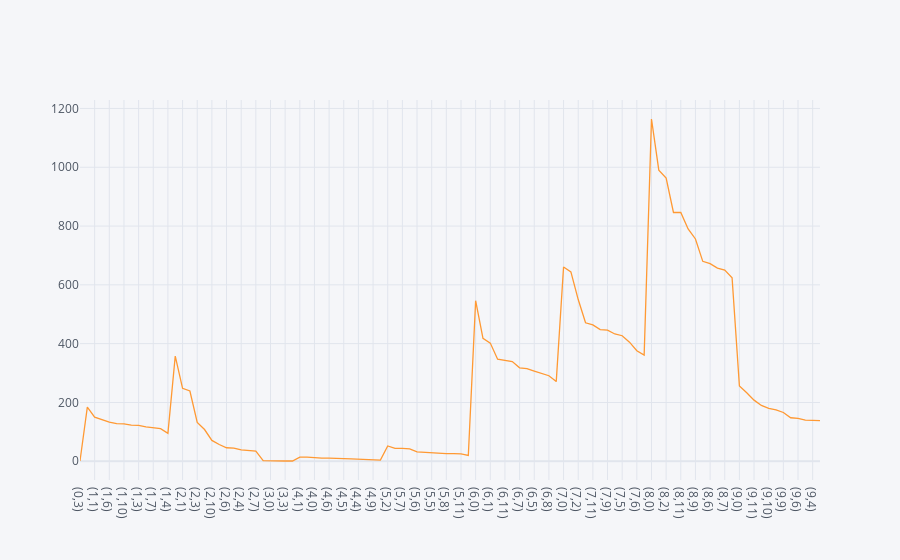

Notebook cell for this chart:
### Code cell
data.groupby('rating_engineTransmission').Duration.value_counts().iplot()

### Figure 1 — Plotly figure (JSON) as saved in the notebook; plotly's stock layout.template omitted (floating-point values rounded to 4 significant figures)
{"data": [{"line": {"color": "rgba(255, 153, 51, 1.0)", "dash": "solid", "shape": "linear", "width": 1.3}, "mode": "lines", "name": "Duration", "text": "", "type": "scatter", "x": ["(0,3)", "(1,0)", "(1,1)", "(1,2)", "(1,6)", "(1,8)", "(1,10)", "(1,9)", "(1,3)", "(1,11)", "(1,7)", "(1,5)", "(1,4)", "(2,0)", "(2,1)", "(2,2)", "(2,3)", "(2,11)", "(2,10)", "(2,9)", "(2,6)", "(2,8)", "(2,4)", "(2,5)", "(2,7)", "(3,2)", "(3,0)", "(3,1)", "(3,3)", "(3,8)", "(4,1)", "(4,2)", "(4,0)", "(4,3)", "(4,6)", "(4,8)", "(4,5)", "(4,10)", "(4,4)", "(4,7)", "(4,9)", "(4,11)", "(5,2)", "(5,0)", "(5,7)", "(5,1)", "(5,6)", "(5,3)", "(5,5)", "(5,9)", "(5,8)", "(5,10)", "(5,11)", "(5,4)", "(6,0)", "(6,2)", "(6,1)", "(6,9)", "(6,11)", "(6,10)", "(6,7)", "(6,3)", "(6,5)", "(6,6)", "(6,8)", "(6,4)", "(7,0)", "(7,1)", "(7,2)", "(7,3)", "(7,11)", "(7,10)", "(7,9)", "(7,8)", "(7,5)", "(7,7)", "(7,6)", "(7,4)", "(8,0)", "(8,1)", "(8,2)", "(8,10)", "(8,11)", "(8,3)", "(8,9)", "(8,8)", "(8,6)", "(8,5)", "(8,7)", "(8,4)", "(9,0)", "(9,1)", "(9,11)", "(9,2)", "(9,10)", "(9,3)", "(9,9)", "(9,7)", "(9,6)", "(9,5)", "(9,4)", "(9,8)"], "y": [1, 184, 150, 141, 133, 128, 127, 123, 122, 117, 114, 111, 95, 358, 248, 239, 132, 108, 71, 57, 46, 45, 39, 38, 35, 2, 1, 1, 1, 1, 14, 14, 12, 11, 11, 11, 9, 8, 7, 5, 5, 4, 52, 44, 44, 42, 32, 30, 28, 28, 26, 26, 25, 20, 546, 418, 402, 347, 342, 339, 318, 315, 307, 299, 291, 271, 661, 644, 550, 471, 464, 448, 446, 433, 427, 405, 376, 361, 1164, 990, 963, 846, 846, 790, 756, 680, 672, 657, 650, 624, 256, 233, 208, 190, 180, 175, 166, 148, 146, 140, 139, 138]}], "layout": {"legend": {"bgcolor": "#F5F6F9", "font": {"color": "#4D5663"}}, "paper_bgcolor": "#F5F6F9", "plot_bgcolor": "#F5F6F9", "title": {"font": {"color": "#4D5663"}}, "xaxis": {"gridcolor": "#E1E5ED", "showgrid": true, "tickfont": {"color": "#4D5663"}, "title": {"font": {"color": "#4D5663"}, "text": ""}, "zerolinecolor": "#E1E5ED"}, "yaxis": {"gridcolor": "#E1E5ED", "showgrid": true, "tickfont": {"color": "#4D5663"}, "title": {"font": {"color": "#4D5663"}, "text": ""}, "zerolinecolor": "#E1E5ED"}}}
